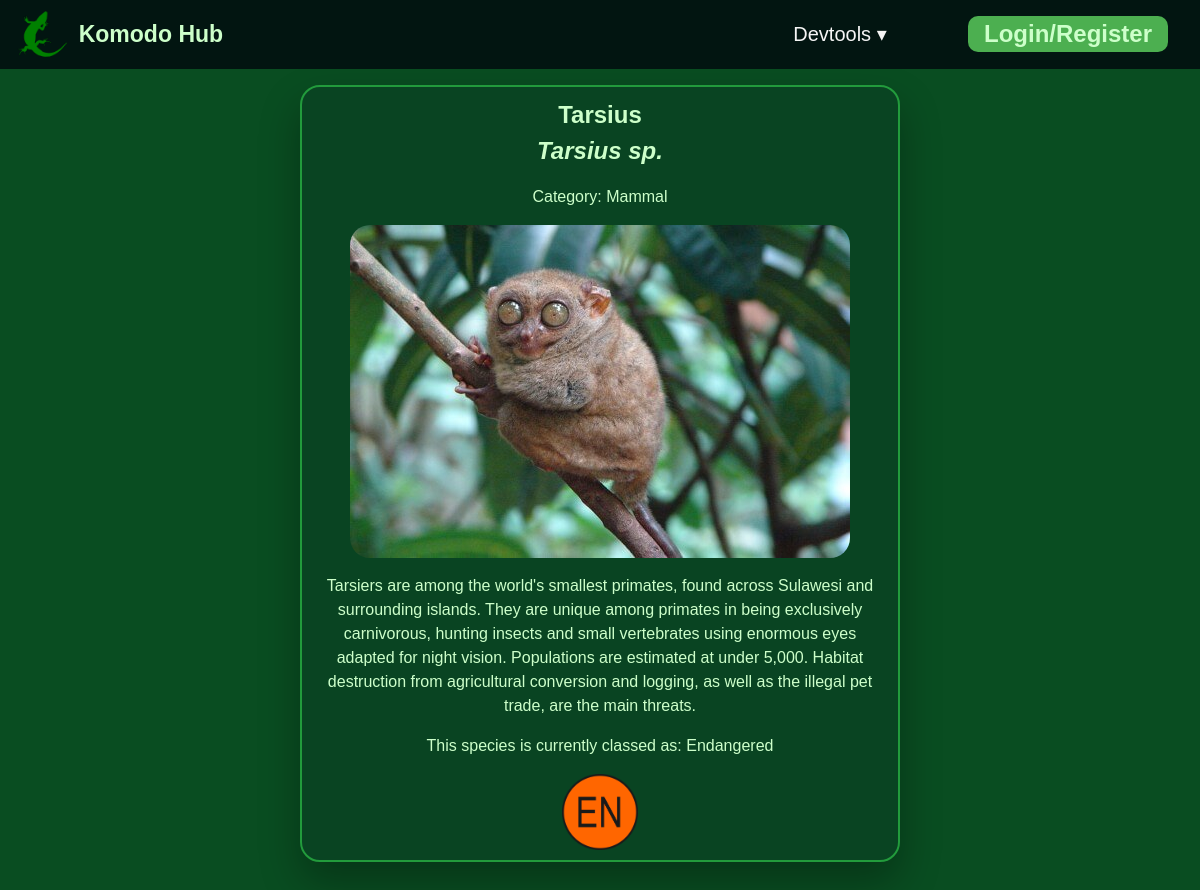
/species/Tarsius, run on the app's committed database.
### tables this page shows
CREATE TABLE species (
  species_id INTEGER PRIMARY KEY AUTOINCREMENT,
  species_english TEXT,
  species_latin TEXT,
  body_text TEXT,
  created_at TIMESTAMP DEFAULT CURRENT_TIMESTAMP
, category TEXT, extinction_risk TEXT, "photoid" TEXT);

### routes/species_info/species_info.py (the view)
@page.route("/species/<species_english>")
def data(species_english):
    try:
        database_entry = get_species_by_name(species_english)
        if database_entry is None:
            raise TypeError(f"No species named '{species_english}' found in the database.")
        return render_template(
            "species_information/species_information.jinja",
            english_name    =(database_entry["species_english"]).capitalize(),
            latin_name      =database_entry["species_latin"].capitalize(),
            main_text       =database_entry["body_text"],
            category        =database_entry["category"].capitalize(),
            extinction_risk =database_entry["extinction_risk"],
            photoid         =database_entry["photoid"]
        )
    except TypeError as error_information:
        return render_template(
            "error.jinja",
            extra_information=error_information,
        )

### database/db_commands.py (called while the page is built)
def get_species_by_name(species_english):
    with get_db() as conn:
        row = conn.execute(
            "SELECT * FROM species WHERE species_english = ?",
            (species_english,)
        ).fetchone()
        return dict(row) if row else None

### database/db_connection.py (called while the page is built)
@contextmanager
def get_db():
    conn = sqlite3.connect(DATABASE_PATH)
    conn.row_factory = sqlite3.Row
    try:
        yield conn
        conn.commit()
    finally:
        conn.close()

### templates/species_information/species_information.jinja (shortened to what this page needs)
{% extends "base.jinja" %}
{% block content %}
{% from 'button.jinja' import button %}
<section id="hero" style="padding: 10px 20px; text-align: center;" class="container">
    <h1>{{ english_name }}</h1>
    <h2><em>{{ latin_name }}</em></h2>
    <p>Category: {{category}}</p>
    <img src="/images/species_database/{{ photoid }}.jpg" class="species-photo" style="max-width: 100%; height: auto; border-radius: inherit;">
    <p>{{ main_text }}</p>
    <p>This species is currently classed as: {{extinction_risk}}</p>
    {% if extinction_risk == "Not Evaluated" %}
        <img src="/images/extinction_risk/notevaluated.png" class="extinction-icon">
    {% elif extinction_risk == "Least Concern" %}
        <img src="/images/extinction_risk/leastconcern.png" class="extinction-icon">
    {% elif extinction_risk == "Near Threatened" %}
        <img src="/images/extinction_risk/nearthreatened.png" class="extinction-icon">
    {% elif extinction_risk == "Vulnerable" %}
        <img src="/images/extinction_risk/vulnerable.png" class="extinction-icon">
    {% elif extinction_risk == "Endangered" %}
        <img src="/images/extinction_risk/endangered.png" class="extinction-icon">
    {% elif extinction_risk == "Critically Endangered" %}
        <img src="/images/extinction_risk/criticallyendangered.png" class="extinction-icon">
    {% elif extinction_risk == "Extinct in Wild" %}
        <img src="/images/extinction_risk/extinctinwild.png" class="extinction-icon">
    {% elif extinction_risk == "Extinct" %}
        <img src="/images/extinction_risk/extinct.png" class="extinction-icon">
    {% else %}
        <p></p>
    {% endif %}
</section>
{% endblock %}

### templates/base.jinja (shortened to what this page needs)
<html>
<head>
    <link rel="stylesheet" href="/styles.css" type="text/css">
</head>
<body>
    {% include 'navbar.jinja' %}
    <div class="content">
        {% block content %}
        {% endblock %}
    </div>
</body>
</html>

### templates/navbar.jinja (shortened to what this page needs)
{% from "button.jinja" import button %}
<div class="navbar">
    <div class="left">
        <a href="/" class="left">
        <img src="/images/lizard.png" class="logo-img">
        <span class="logo-text">Komodo Hub</span>
        </a>
    </div>
    <div class="links">
        <div class="dropdown">
            <button class="dropbtn">Devtools ▾</button>
        </div>
        {% if user %}
        {% if user[4] %}
        <a href="/admin">Admin</a>
        {% endif %}
        <a href="/dashboard">Dashboard</a>
        <a href="/logout">Logout</a>
        {% else %}
        {{ button(url='/login', button_text='Login/Register', extra_classes='') }}
        {% endif %}
    </div>
</div>

### templates/button.jinja (shortened to what this page needs)
{% macro button(url="#",
                button_text="Click Me",
                extra_classes="",
                id="") %}
<a href="{{ url }}"
   class="link_button {{ extra_classes }}"
>
    {{ button_text }}
</a>
{% endmacro %}

### static/styles.css (style rules this page uses)
:root { --text: #cdffca; --background: #094d21; --primary: #229b3c; --primary_darker: #118919; --secondary: #ffffff; --accent: #505e86; --transparent: #01030cbf; --green: #5eff5e; --green2: var(--background); --green3: #094422; --red: #ff5e5e; --navbar-height: 6.854%; }
html { scroll-behavior: smooth; scroll-padding-top: 80px; }
body { font-family: "Arial"; font-size: 16px; line-height: 1.5; margin: 0; padding: 0; color: var(--text); background-color: var(--background); margin-bottom: 2rem; }
a { color: var(--primary); }
h1, h2, h3, h4, h5, h6 { font-family: "Arial"; font-weight: 700; margin: 0; padding: 0; word-break: break-word; }
.content { max-width: 2000px; margin: 0 auto; padding: 0 1rem 1rem; }
.navbar { overflow: visible; position: sticky; top: 0; background-color: var(--transparent); backdrop-filter: blur(50px); height: var(--navbar-height); min-height: 40px; padding: 0.5rem 1rem; margin: auto; display: flex; justify-content: space-between; align-items: center; z-index: 998; }
.navbar .link_button { display: inline-flex; align-items: center; height: 70%; padding: 0 1rem; margin-left: 0.5rem; background: #4CAF50; color: white; border-radius: 10px; text-decoration: none; }
.species-photo { height: 50%; width: auto; display: block; margin: auto }
.extinction-icon { height: 10% }
.navbar a { text-decoration: none; }
.navbar .links a { font-family: "Arial"; font-size: 1.5rem; font-weight: 700; color: var(--text); text-align: center; }
.navbar .links { overflow: visible; }
.link_button { text-decoration: none; color: var(--text); margin: 1rem; padding: 1rem; border-radius: 10px; font-size: 20px; background-color: var(--primary); }
.navbar { display: flex; justify-content: space-between; align-items: center; }
.navbar .left { display: flex; align-items: center; height:100%; gap: 10px; text-decoration: none; }
.left { display: flex; align-items: center; gap: 10px; text-decoration: none; }
.logo-img { height: 100%; width: auto; display:block; }
.logo-text { font-size: 1.44rem; font-weight: 700; color: var(--text); }
.links { display: flex; align-items: center; gap: 20px; }
.dropdown { position: relative; display: inline-block; z-index: 3; }
.dropbtn { background: transparent; color: whitesmoke; border: none; cursor: pointer; width: 200px; text-align: center; display: inline-flex; align-items: center; justify-content: center; padding: 0.75rem 1rem; font-size: 1.25rem; border-radius: 10px; }
.container { width: 100%; max-width: 600px; background: var(--green3); padding: 40px; border-radius: 20px; border: 2px solid var(--primary); box-shadow: 0 20px 40px rgba(0, 0, 0, 0.3); margin: 1rem auto; box-sizing: border-box; }

### data on the page
species: species_latin "Tarsius sp.", category "Mammal", photoid (picture), body_text "Tarsiers are among the world's smallest primates, found across Sulawesi and surrounding islands. They are unique among primates in being exclusively carnivorous, hunting insects and small vertebrates using enormous eyes adapted for night vision. Populations are estimated at under 5,000. Habitat destruction from agricultural conversion and logging, as well as the illegal pet trade, are the main threats.", extinction_risk "Endangered"

### other printed values
{{ button_text }} "Login/Register"
{{ english_name }} "Tarsius"
